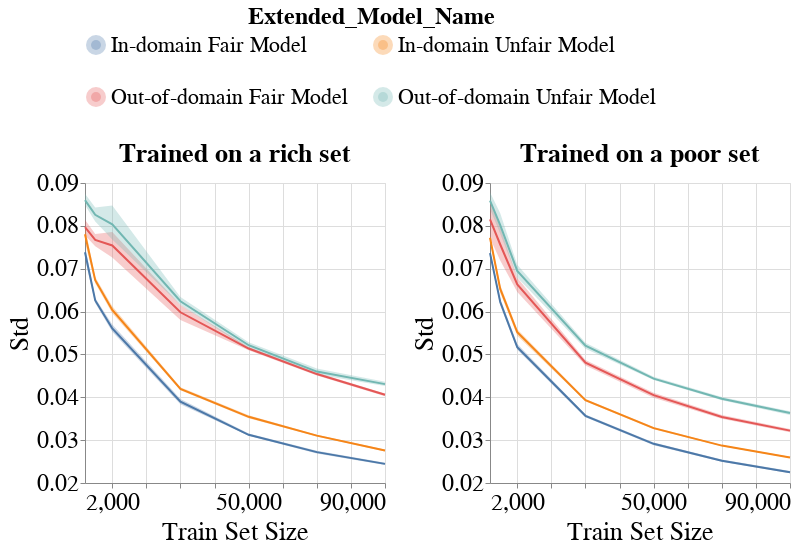

Here is the notebook cell this chart was saved with:
### Code cell
create_group_metric_line_bands_per_dataset_plot(metrics_per_exp_dct=metrics_per_exp_dct,
                                                experiment_names=EXPERIMENT_NAMES,
                                                model_name=MODEL_NAMES[0],
                                                metric_type='subgroup',
                                                metric_name='Std',
                                                group_name='overall',
                                                ylim=[0.02, 0.09],
                                                with_band=True)

### Figure 1 — Vega-Lite specification as saved in the notebook (floating-point values rounded to 4 significant figures; data arrays with more than 128 entries replaced by an {"elided": "..."} marker saying what was removed)
{"config": {"view": {"continuousWidth": 400, "continuousHeight": 300}, "axis": {"labelFontSize": 24, "labelFontWeight": "normal", "titleFontSize": 26, "titleFontWeight": "normal"}, "legend": {"columns": 2, "direction": "horizontal", "labelFontSize": 22, "labelLimit": 400, "orient": "top", "symbolStrokeWidth": 10, "titleAnchor": "middle", "titleFontSize": 24, "titleLimit": 300}, "title": {"fontSize": 22}}, "vconcat": [{"hconcat": [{"layer": [{"mark": {"type": "errorband", "extent": "ci"}, "encoding": {"color": {"field": "Extended_Model_Name", "type": "nominal"}, "x": {"axis": {"labelExpr": "(datum.value == 5000) || (datum.value == 10000) ? '2,000' : datum.label"}, "field": "Train_Set_Size", "scale": {"nice": false}, "title": "Train Set Size", "type": "quantitative"}, "y": {"field": "Metric_Value", "scale": {"domain": [0.02, 0.09], "zero": false}, "title": "Std", "type": "quantitative"}}}, {"mark": "line", "encoding": {"color": {"field": "Extended_Model_Name", "type": "nominal"}, "x": {"axis": {"labelExpr": "(datum.value == 5000) || (datum.value == 10000) ? '2,000' : datum.label"}, "field": "Train_Set_Size", "scale": {"nice": false}, "title": "Train Set Size", "type": "quantitative"}, "y": {"aggregate": "mean", "field": "Metric_Value", "scale": {"domain": [0.02, 0.09], "zero": false}, "title": "Std", "type": "quantitative"}}}], "height": 300, "title": {"text": "Trained on a rich set", "fontSize": 26}, "width": 300}, {"layer": [{"mark": {"type": "errorband", "extent": "ci"}, "encoding": {"color": {"field": "Extended_Model_Name", "type": "nominal"}, "x": {"axis": {"labelExpr": "(datum.value == 5000) || (datum.value == 10000) ? '2,000' : datum.label"}, "field": "Train_Set_Size", "scale": {"nice": false}, "title": "Train Set Size", "type": "quantitative"}, "y": {"field": "Metric_Value", "scale": {"domain": [0.02, 0.09], "zero": false}, "title": "Std", "type": "quantitative"}}}, {"mark": "line", "encoding": {"color": {"field": "Extended_Model_Name", "type": "nominal"}, "x": {"axis": {"labelExpr": "(datum.value == 5000) || (datum.value == 10000) ? '2,000' : datum.label"}, "field": "Train_Set_Size", "scale": {"nice": false}, "title": "Train Set Size", "type": "quantitative"}, "y": {"aggregate": "mean", "field": "Metric_Value", "scale": {"domain": [0.02, 0.09], "zero": false}, "title": "Std", "type": "quantitative"}}}], "data": {"name": "data-8f88ff626a1e5dc514695823d6d9c7a0"}, "height": 300, "title": {"text": "Trained on a poor set", "fontSize": 26}, "width": 300}]}], "data": {"name": "data-269190455cba5be696cf8761ae4b0999"}, "$schema": "https://vega.github.io/schema/vega-lite/v4.17.0.json", "datasets": {"data-269190455cba5be696cf8761ae4b0999": {"elided": "168 records"}, "data-8f88ff626a1e5dc514695823d6d9c7a0": {"elided": "168 records"}}}
